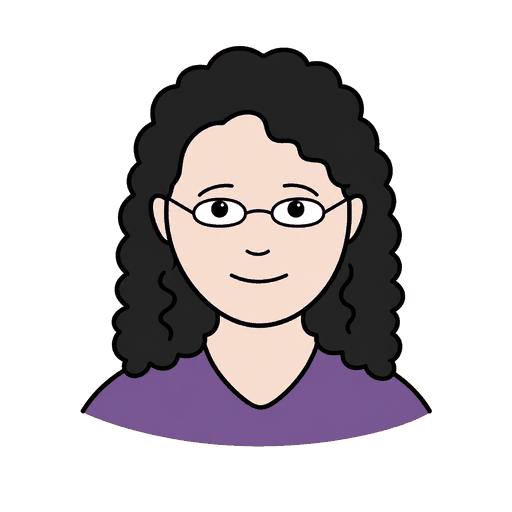
#> input picture media/custom/pk/aunty.png, 512 x 512 px, given in place of grandfather_3.png, which was not available
$ python make_reference.py
#> lines starting #> are read from the running program, lines starting #| are printed output that depends on the picture; pictures that were not available may be replaced by others from this repository, and a replacement may not be noted
"""Builds reference.png: a sheet of library pictograms used as the style guide."""
import os
from PIL import Image
D = os.path.dirname(os.path.abspath(__file__))
M = os.path.join(D, "..", "..", "media", "arasaac-symbols")
FILES = ["grandfather_3.png", "grandmother_2.png", "mother.png", "father.png",
         "hello.png", "firecracker.png", "mandarin.png", "money.png", "sing.png"]
sheet = Image.new("RGB", (900, 900), "white")
#> sheet: PIL image 900x900 RGB; every value is 255
for i, f in enumerate(FILES):
    im = Image.open(os.path.join(M, f)).convert("RGBA")
    im.thumbnail((270, 270))
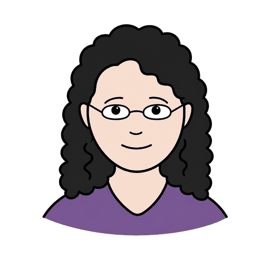
#> im: PIL image 270x270 RGBA; mean R, G, B, A 200.2, 194.8, 197.6, 255
    bg = Image.new("RGBA", im.size, "white")
#> bg: PIL image 270x270 RGBA; every value is 255
    bg.alpha_composite(im)
    sheet.paste(bg.convert("RGB"), (15 + (i % 3) * 300, 15 + (i // 3) * 300))
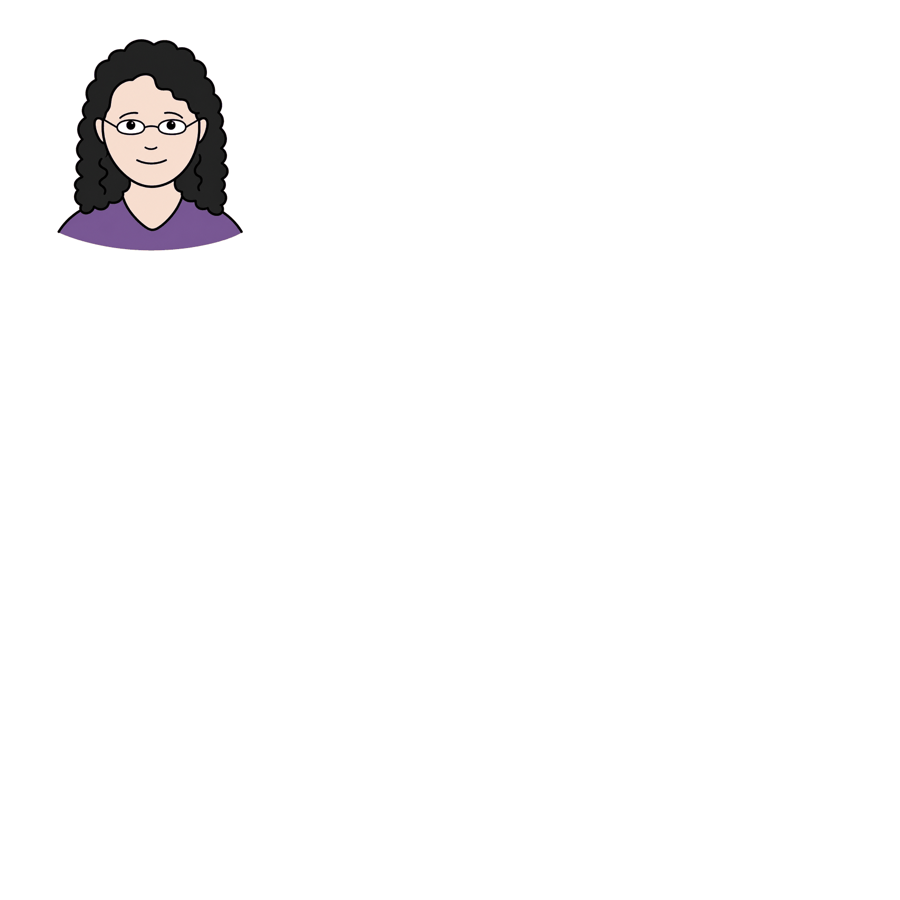
#> sheet: PIL image 900x900 RGB; mean R, G, B 250.1, 249.6, 249.8
#> pass 2 of the loop `for i, f in enumerate(FILES):`:
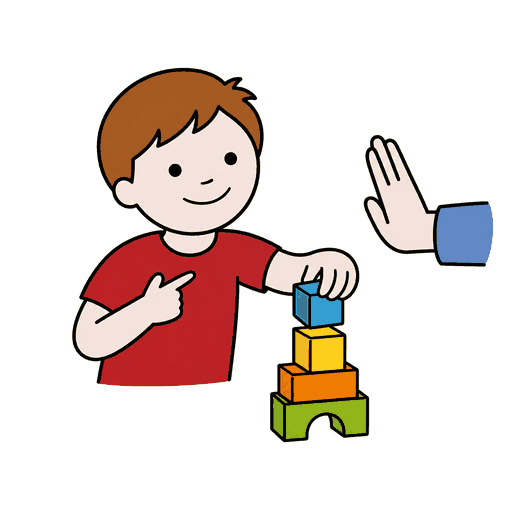
#> input picture media/custom/pk/by-myself.png, 512 x 512 px, given in place of grandmother_2.png, which was not available
#> `im.thumbnail((270, 270))`:
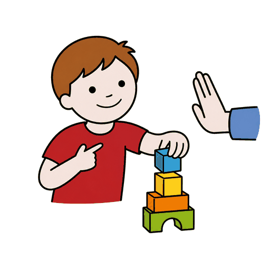
#> im: PIL image 270x270 RGBA; mean R, G, B, A 231.8, 218.6, 213.7, 255
#> `sheet.paste(bg.convert("RGB"), (15 + (i % 3) * 300, 15 + (i // 3) * 30..`:
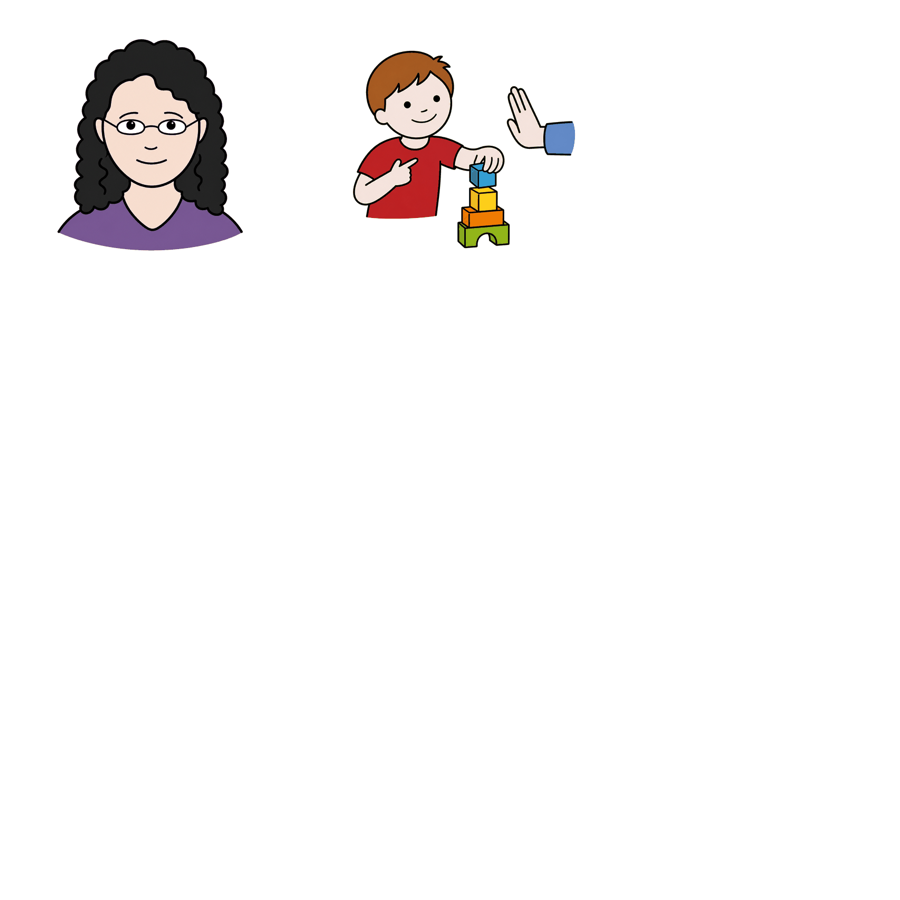
#> sheet: PIL image 900x900 RGB; mean R, G, B 248, 246.3, 246.1
#> (the run stopped early here; a loop or call above may not have finished)
